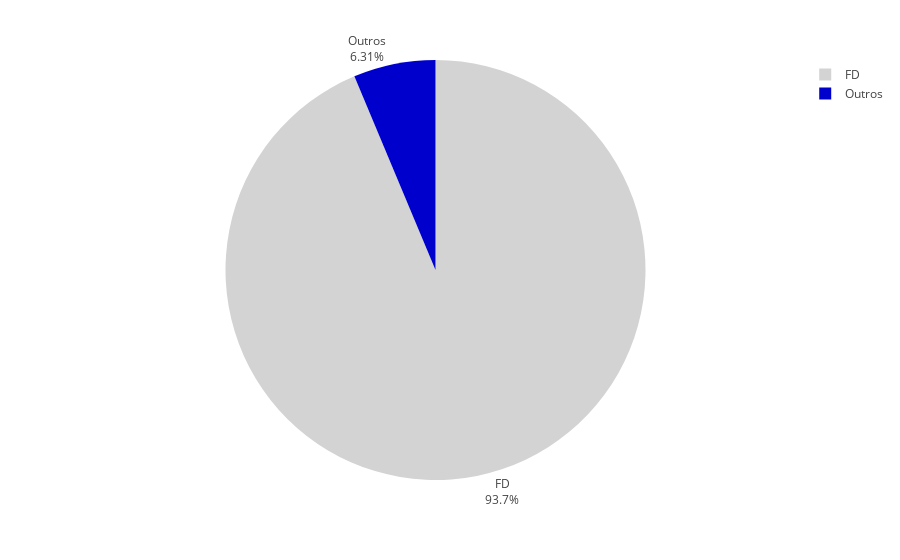

Notebook source saved alongside this figure:
### Code cell


### Figure 1 — Plotly figure (JSON) as saved in the notebook; plotly's stock layout.template omitted (floating-point values rounded to 4 significant figures)
{"data": [{"customdata": [["FD"], ["Outros"]], "domain": {"x": [0, 1], "y": [0, 1]}, "hovertemplate": "Tipo=%{customdata[0]}<br>Quantidade=%{value}<extra></extra>", "labels": ["FD", "Outros"], "legendgroup": "", "marker": {"colors": ["lightgrey", "mediumblue"]}, "name": "", "showlegend": true, "textinfo": "percent+label", "textposition": "outside", "type": "pie", "values": [742, 50]}], "layout": {"legend": {"tracegroupgap": 0}, "margin": {"t": 60}}}
